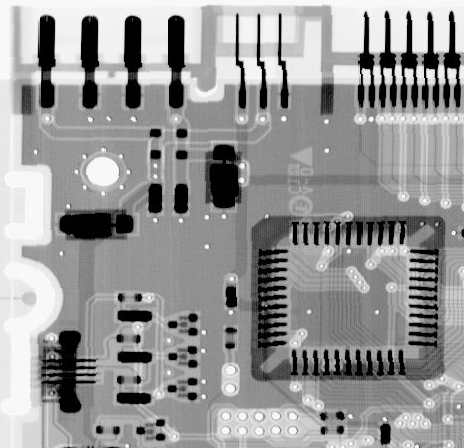
#> input picture lab4/Proj05-01/input.tif, 464 x 448 px
$ python main.py
#> lines starting #> are read from the running program, lines starting #| are printed output that depends on the picture
### lab4/Proj05-01/noiseGen.py
# output_s = addGaussianNoise(input_s, mu, sigma)
# output_s = addImpulseNoise(input_s, Ps, Pp)
# input_s & output_s: 2-D numpy array in spatial domain, dtype=np.uint8, range 0~255
# mu, sigma: parameters of gaussian noise (c.f. 4/e, eq. 5-3)
# Ps, Pp: parameters of salt noise and pepper noise respectively (c.f. 4/e, eq. 5-16)
import numpy as np

def normalize_to_uint8(img):
    img = img.astype(np.float32)

    min_val = np.min(img)
    max_val = np.max(img)

    if max_val == min_val:
        return np.zeros_like(img, dtype=np.uint8)

    img = (img - min_val) / (max_val - min_val) * 255
    return img.astype(np.uint8)


def addGaussianNoise(input_s, mu, sigma):
    input_float = input_s.astype(np.float32)

    noise = np.random.normal(mu, sigma, input_s.shape)

    noisy_img = input_float + noise

    output_s = normalize_to_uint8(noisy_img)

    return output_s

def addImpulseNoise(input_s, Ps, Pp):
    output_s = input_s.copy()

    rand = np.random.rand(*input_s.shape)

    output_s[rand < Pp] = 0

    output_s[(rand >= Pp) & (rand < Pp + Ps)] = 255

    return output_s.astype(np.uint8)

### lab4/Proj05-01/main.py
import cv2
import noiseGen
import numpy as np
import matplotlib.pyplot as plt

INPUT_IMAGE = "input.tif"
TITLES = ["original image", "Adding Gaussian Noise", "Adding Pepper Noise", "Adding Salt Noise", "Adding Both Pepper & Salt Noise"]

def show_img(ax, img, title):
    ax.imshow(img, cmap='gray', interpolation='nearest')
    ax.set_title(title)
    ax.axis('off')

def main():
    try:
        # read the image
        img_raw = cv2.imread(INPUT_IMAGE, cv2.IMREAD_UNCHANGED)
#> img_raw is the input picture: shape (448, 464); min 0, max 255, mean 150.8
        img = noiseGen.normalize_to_uint8(img_raw)
#> in normalize_to_uint8, `min_val = np.min(img)`: min_val = 0
#> in normalize_to_uint8, `max_val = np.max(img)`: max_val = 255

        # obtain the image corrupted with Gaussian noise
        corruptedimage_Gaussian = noiseGen.addGaussianNoise(img,0,20)
#> in addGaussianNoise, `noisy_img = input_float + noise`:
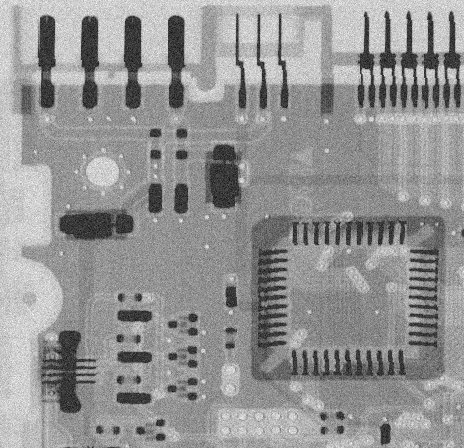
#> noisy_img: shape (448, 464) float64; min -91.89, max 324.9, mean 150.8; drawn with min black and max white
        cv2.imwrite("out_Gaussian.tif", corruptedimage_Gaussian)
        print("Adding Gaussian Noise Successfully, Please Check out_Gaussian.tif")

        # obtain the image corrupted with pepper noise
        corruptedimage_Pepper = noiseGen.addImpulseNoise(img,0,0.1)
        cv2.imwrite("out_pepper.tif", corruptedimage_Pepper)
        print("Adding Pepper Noise Successfully, Please Check out_pepper.tif")

        # obtain the image corrupted with salt noise
        corruptedimage_Salt = noiseGen.addImpulseNoise(img,0.1,0)
        cv2.imwrite("out_salt.tif", corruptedimage_Salt)
        print("Adding Salt Noise Successfully, Please Check out_salt.tif")

        # obtain the image corrupted with both pepper & salt noise
        corruptedimage_PS = noiseGen.addImpulseNoise(img,0.1,0.1)
#> call 3 of addImpulseNoise, with Ps = 0.1, Pp = 0.1
#> in addImpulseNoise (call 3), `output_s[(rand >= Pp) & (rand < Pp + Ps)] = 255`:
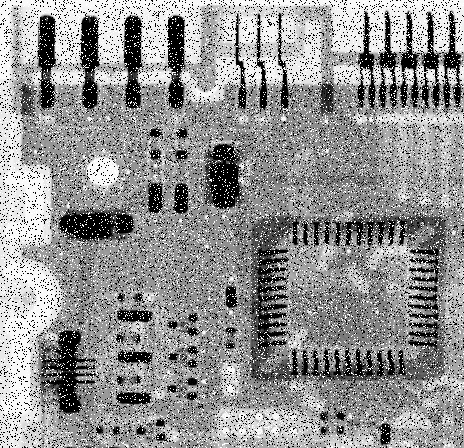
#> output_s: shape (448, 464); min 0, max 255, mean 146.2
        cv2.imwrite("out_pepper_and_salt.tif", corruptedimage_PS)
        print("Adding Salt & Pepper Noise Successfully, Please Check out_pepper_and_salt.tif")


        # combine all the required images together
        fig, axes = plt.subplots(2, 3, figsize=(12, 6))

        show_img(axes[0,0], img, f"(a) {TITLES[0]}")
        show_img(axes[0,1], corruptedimage_Gaussian, f"(b) {TITLES[1]}")
        show_img(axes[0,2], corruptedimage_Pepper, f"(c) {TITLES[2]}")
        show_img(axes[1,0], corruptedimage_Salt, f"(d) {TITLES[3]}")
        show_img(axes[1,1], corruptedimage_PS, f"(e) {TITLES[4]}")
        fig.delaxes(axes[1,2])

        plt.tight_layout()
        plt.savefig("result.png", dpi=300)
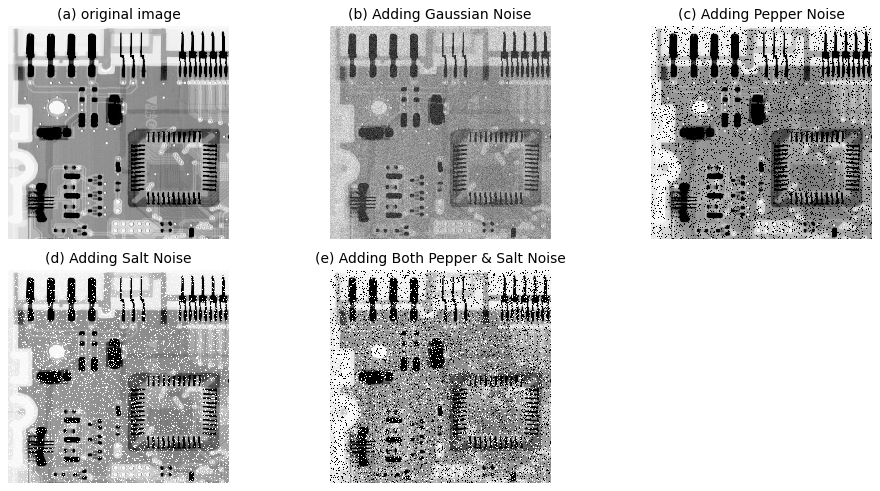
#> figure drawn by matplotlib, 5 panels
        print("Plotting Finished, Please Check result.png")

    except Exception as e:
        print("Error:" + str(e))
        print("Operation Fails")
        print("Please Try Again")

if __name__ == "__main__":
    main()
